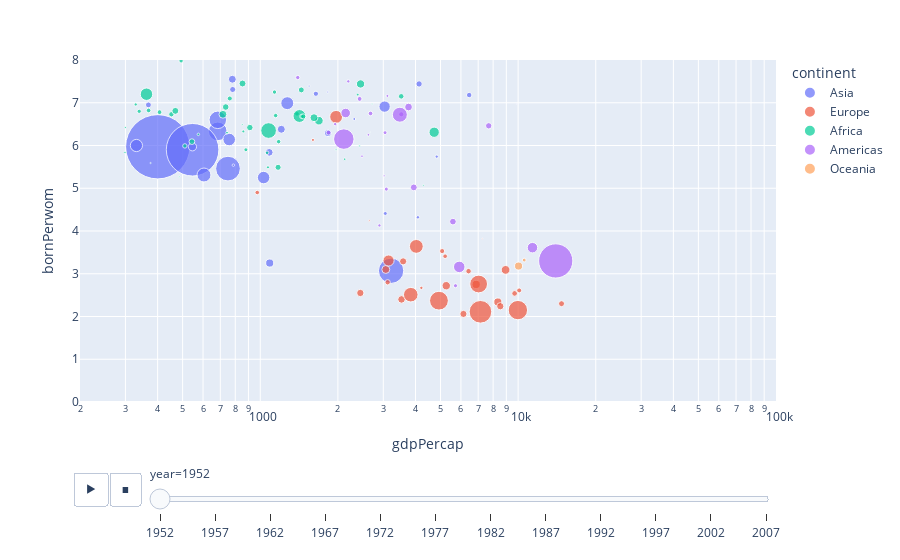

Here is the notebook cell this chart was saved with:
### Markdown cell above
### 3. Realice una animación del bubblechart anterior en el tiempo, considerando todos los años del dataset (A).

### Code cell
# para simular la animación del video, llamamos al dataframe completo 
# notemos que está incorporado en plotly express de forma nativa
# y añadimos la dimensión year como parámetro de animación

px.scatter(gapminderData, x="gdpPercap", y="bornPerwom", animation_frame="year", animation_group="country",
           size="pop", color="continent",hover_name="country", 
           log_x = True, 
           size_max=70, range_x=[200,100000], range_y=[0,8])

### Figure 1 — Plotly figure (JSON) as saved in the notebook; plotly's stock layout.template omitted (floating-point values rounded to 4 significant figures)
{"data": [{"hovertemplate": "<b>%{hovertext}</b><br><br>continent=Asia<br>year=1952<br>gdpPercap=%{x}<br>bornPerwom=%{y}<br>pop=%{marker.size}<extra></extra>", "hovertext": ["Afghanistan", "Bahrain", "Bangladesh", "Cambodia", "China", "Hong Kong", "India", "Indonesia", "Iran", "Iraq", "Israel", "Japan", "Jordan", "North Korea", "Kuwait", "Lebanon", "Malaysia", "Mongolia", "Myanmar", "Nepal", "Oman", "Pakistan", "Philippines", "Saudi Arabia", "Singapore", "South Korea", "Sri Lanka", "Syria", "Taiwan", "Thailand", "Vietnam", "Yemen"], "ids": ["Afghanistan", "Bahrain", "Bangladesh", "Cambodia", "China", "Hong Kong", "India", "Indonesia", "Iran", "Iraq", "Israel", "Japan", "Jordan", "North Korea", "Kuwait", "Lebanon", "Malaysia", "Mongolia", "Myanmar", "Nepal", "Oman", "Pakistan", "Philippines", "Saudi Arabia", "Singapore", "South Korea", "Sri Lanka", "Syria", "Taiwan", "Thailand", "Vietnam", "Yemen"], "legendgroup": "Asia", "marker": {"color": "#636efa", "size": [8425333, 120447, 46886859, 4693836, 556263528, 2125900, 372000000, 82052000, 17272000, 5441766, 1620914, 86459025, 607914, 8865488, 160000, 1439529, 6748378, 800663, 20092996, 9182536, 507833, 41346560, 22438691, 4005677, 1127000, 20947571, 7982342, 3661549, 8550362, 21289402, 26246839, 4963829], "sizemode": "area", "sizeref": 269100.0, "symbol": "circle"}, "mode": "markers", "name": "Asia", "orientation": "v", "showlegend": true, "type": "scatter", "x": [779.4, 9867.0, 684.2, 368.5, 400.4, 3054.0, 546.6, 749.7, 3035.0, 4130.0, 4087.0, 3217.0, 1547.0, 1088.0, 108400.0, 4835.0, 1831.0, 786.6, 331, 545.9, 1828.0, 684.6, 1273.0, 6460.0, 2315.0, 1031.0, 1084.0, 1643.0, 1207.0, 757.8, 605.1, 781.7], "xaxis": "x", "y": [7.55, 6.97, 6.33, 6.95, 5.97, 4.41, 5.9, 5.46, 6.91, 7.44, 4.32, 3.07, 7.39, 3.25, 7.21, 5.74, 6.29, 5.54, 6, 5.97, 7.25, 6.6, 6.99, 7.18, 6.62, 5.25, 5.84, 7.21, 6.38, 6.14, 5.31, 7.31], "yaxis": "y"}, {"hovertemplate": "<b>%{hovertext}</b><br><br>continent=Europe<br>year=1952<br>gdpPercap=%{x}<br>bornPerwom=%{y}<br>pop=%{marker.size}<extra></extra>", "hovertext": ["Albania", "Austria", "Belgium", "Bosnia and Herzegovina", "Bulgaria", "Croatia", "Czech Republic", "Denmark", "Finland", "France", "Germany", "Greece", "Hungary", "Iceland", "Ireland", "Italy", "Montenegro", "Netherlands", "Norway", "Poland", "Portugal", "Romania", "Serbia", "Slovak Republic", "Slovenia", "Spain", "Sweden", "Switzerland", "Turkey", "United Kingdom"], "ids": ["Albania", "Austria", "Belgium", "Bosnia and Herzegovina", "Bulgaria", "Croatia", "Czech Republic", "Denmark", "Finland", "France", "Germany", "Greece", "Hungary", "Iceland", "Ireland", "Italy", "Montenegro", "Netherlands", "Norway", "Poland", "Portugal", "Romania", "Serbia", "Slovak Republic", "Slovenia", "Spain", "Sweden", "Switzerland", "Turkey", "United Kingdom"], "legendgroup": "Europe", "marker": {"color": "#EF553B", "size": [1282697, 6927772, 8730405, 2791000, 7274900, 3882229, 9125183, 4334000, 4090500, 42459667, 69145952, 7733250, 9504000, 147962, 2952156, 47666000, 413834, 10381988, 3327728, 25730551, 8526050, 16630000, 6860147, 3558137, 1489518, 28549870, 7124673, 4815000, 22235677, 50430000], "sizemode": "area", "sizeref": 269100.0, "symbol": "circle"}, "mode": "markers", "name": "Europe", "orientation": "v", "showlegend": true, "type": "scatter", "x": [1601.0, 6137.0, 8343.0, 973.5, 2444.0, 3119.0, 6876.0, 9692.0, 6425.0, 7030.0, 7144.0, 3531.0, 5264.0, 7268.0, 5210.0, 4931.0, 2648.0, 8942.0, 10100.0, 4029.0, 3068.0, 3145.0, 3581.0, 5075.0, 4215.0, 3834.0, 8528.0, 14730.0, 1969.0, 9980.0], "xaxis": "x", "y": [6.13, 2.06, 2.34, 4.9, 2.55, 2.8, 2.75, 2.54, 3.06, 2.76, 2.11, 2.4, 2.72, 3.82, 3.41, 2.37, 4.24, 3.09, 2.61, 3.64, 3.1, 3.31, 3.29, 3.53, 2.67, 2.51, 2.24, 2.3, 6.67, 2.15], "yaxis": "y"}, {"hovertemplate": "<b>%{hovertext}</b><br><br>continent=Africa<br>year=1952<br>gdpPercap=%{x}<br>bornPerwom=%{y}<br>pop=%{marker.size}<extra></extra>", "hovertext": ["Algeria", "Angola", "Benin", "Botswana", "Burkina Faso", "Burundi", "Cameroon", "Central African Republic", "Chad", "Comoros", "Rep.Congo", "Cote d'Ivoire", "Djibouti", "Egypt", "Equatorial Guinea", "Eritrea", "Ethiopia", "Gabon", "Gambia", "Ghana", "Guinea", "Guinea+AC0-Bissau", "Kenya", "Lesotho", "Liberia", "Libya", "Madagascar", "Malawi", "Mali", "Mauritania", "Mauritius", "Morocco", "Mozambique", "Namibia", "Niger", "Nigeria", "Reunion", "Rwanda", "Sao Tome and Principe", "Senegal", "Sierra Leone", "Somalia", "South Africa", "Sudan", "Swaziland", "Tanzania", "Togo", "Tunisia", "Uganda", "Zambia", "Zimbabwe"], "ids": ["Algeria", "Angola", "Benin", "Botswana", "Burkina Faso", "Burundi", "Cameroon", "Central African Republic", "Chad", "Comoros", "Rep.Congo", "Cote d'Ivoire", "Djibouti", "Egypt", "Equatorial Guinea", "Eritrea", "Ethiopia", "Gabon", "Gambia", "Ghana", "Guinea", "Guinea+AC0-Bissau", "Kenya", "Lesotho", "Liberia", "Libya", "Madagascar", "Malawi", "Mali", "Mauritania", "Mauritius", "Morocco", "Mozambique", "Namibia", "Niger", "Nigeria", "Reunion", "Rwanda", "Sao Tome and Principe", "Senegal", "Sierra Leone", "Somalia", "South Africa", "Sudan", "Swaziland", "Tanzania", "Togo", "Tunisia", "Uganda", "Zambia", "Zimbabwe"], "legendgroup": "Africa", "marker": {"color": "#00cc96", "size": [9279525, 4232095, 1738315, 442308, 4469979, 2445618, 5009067, 1291695, 2682462, 153936, 854885, 2977019, 63149, 22223309, 216964, 1438760, 20860941, 420702, 284320, 5581001, 2664249, 580653, 6464046, 748747, 863308, 1019729, 4762912, 2917802, 3838168, 1022556, 516556, 9939217, 6446316, 485831, 3379468, 33119096, 257700, 2534927, 60011, 2755589, 2143249, 2526994, 14264935, 8504667, 290243, 8322925, 1219113, 3647735, 5824797, 2672000, 3080907], "sizemode": "area", "sizeref": 269100.0, "symbol": "circle"}, "mode": "markers", "name": "Africa", "orientation": "v", "showlegend": true, "type": "scatter", "x": [2449.0, 3521.0, 1063.0, 851.2, 543.3, 339.3, 1173.0, 1071.0, 1179.0, 1103.0, 2126.0, 1389.0, 2670.0, 1419.0, 375.6, 328.9, 362.1, 4293.0, 485.2, 911.3, 510.2, 299.9, 853.5, 298.8, 575.6, 2388.0, 1443.0, 369.2, 452.3, 743.1, 1968.0, 1688.0, 468.5, 2424.0, 761.9, 1077.0, 2719.0, 493.3, 879.6, 1450.0, 879.8, 1136.0, 4725.0, 1616.0, 1148.0, 716.7, 859.8, 1468.0, 734.8, 1147.0, 406.9], "xaxis": "x", "y": [7.44, 7.15, 5.83, 6.49, 6.09, 6.8, 5.49, 5.49, 6.09, 5.93, 5.68, 6.74, 6.31, 6.69, 5.59, 6.96, 7.2, 5.07, 5.27, 6.42, 5.99, 6.42, 7.45, 5.84, 6.26, 7.19, 7.3, 6.82, 6.73, 6.3, 5.9, 6.58, 6.81, 5.99, 7.1, 6.35, 6.97, 7.98, 6.2, 6.68, 5.9, 7.25, 6.31, 6.65, 6.7, 6.73, 6.33, 6.68, 6.9, 6.7, 6.78], "yaxis": "y"}, {"hovertemplate": "<b>%{hovertext}</b><br><br>continent=Americas<br>year=1952<br>gdpPercap=%{x}<br>bornPerwom=%{y}<br>pop=%{marker.size}<extra></extra>", "hovertext": ["Argentina", "Bolivia", "Brazil", "Canada", "Chile", "Colombia", "Costa Rica", "Cuba", "Dominican Republic", "Ecuador", "El Salvador", "Guatemala", "Haiti", "Honduras", "Jamaica", "Mexico", "Nicaragua", "Panama", "Paraguay", "Peru", "Puerto Rico", "Trinidad and Tobago", "United States", "Uruguay", "Venezuela"], "ids": ["Argentina", "Bolivia", "Brazil", "Canada", "Chile", "Colombia", "Costa Rica", "Cuba", "Dominican Republic", "Ecuador", "El Salvador", "Guatemala", "Haiti", "Honduras", "Jamaica", "Mexico", "Nicaragua", "Panama", "Paraguay", "Peru", "Puerto Rico", "Trinidad and Tobago", "United States", "Uruguay", "Venezuela"], "legendgroup": "Americas", "marker": {"color": "#ab63fa", "size": [17876956, 2883315, 56602560, 14785584, 6377619, 12350771, 926317, 6007797, 2491346, 3548753, 2042865, 3146381, 3201488, 1517453, 1426095, 30144317, 1165790, 940080, 1555876, 8025700, 2227000, 662850, 157553000, 2252965, 5439568], "sizemode": "area", "sizeref": 269100.0, "symbol": "circle"}, "mode": "markers", "name": "Americas", "orientation": "v", "showlegend": true, "type": "scatter", "x": [5911.0, 2677.0, 2109.0, 11370.0, 3940.0, 2144.0, 2627.0, 5587.0, 1398.0, 3522.0, 3048.0, 2428.0, 1840.0, 2195.0, 2899.0, 3478.0, 3112.0, 2480.0, 1952.0, 3759.0, 3082.0, 3023.0, 13990.0, 5717.0, 7690.0], "xaxis": "x", "y": [3.16, 6.75, 6.15, 3.61, 5.02, 6.76, 6.25, 4.22, 7.59, 6.73, 6.3, 7.09, 6.3, 7.5, 4.13, 6.72, 7.16, 5.75, 6.5, 6.9, 4.98, 5.29, 3.3, 2.72, 6.46], "yaxis": "y"}, {"hovertemplate": "<b>%{hovertext}</b><br><br>continent=Oceania<br>year=1952<br>gdpPercap=%{x}<br>bornPerwom=%{y}<br>pop=%{marker.size}<extra></extra>", "hovertext": ["Australia", "New Zealand"], "ids": ["Australia", "New Zealand"], "legendgroup": "Oceania", "marker": {"color": "#FFA15A", "size": [8691212, 1994794], "sizemode": "area", "sizeref": 269100.0, "symbol": "circle"}, "mode": "markers", "name": "Oceania", "orientation": "v", "showlegend": true, "type": "scatter", "x": [10040.0, 10560.0], "xaxis": "x", "y": [3.18, 3.32], "yaxis": "y"}], "layout": {"legend": {"itemsizing": "constant", "title": {"text": "continent"}, "tracegroupgap": 0}, "margin": {"t": 60}, "sliders": [{"active": 0, "currentvalue": {"prefix": "year="}, "len": 0.9, "pad": {"b": 10, "t": 60}, "steps": [{"args": [["1952"], {"frame": {"duration": 0, "redraw": false}, "fromcurrent": true, "mode": "immediate", "transition": {"duration": 0, "easing": "linear"}}], "label": "1952", "method": "animate"}, {"args": [["1957"], {"frame": {"duration": 0, "redraw": false}, "fromcurrent": true, "mode": "immediate", "transition": {"duration": 0, "easing": "linear"}}], "label": "1957", "method": "animate"}, {"args": [["1962"], {"frame": {"duration": 0, "redraw": false}, "fromcurrent": true, "mode": "immediate", "transition": {"duration": 0, "easing": "linear"}}], "label": "1962", "method": "animate"}, {"args": [["1967"], {"frame": {"duration": 0, "redraw": false}, "fromcurrent": true, "mode": "immediate", "transition": {"duration": 0, "easing": "linear"}}], "label": "1967", "method": "animate"}, {"args": [["1972"], {"frame": {"duration": 0, "redraw": false}, "fromcurrent": true, "mode": "immediate", "transition": {"duration": 0, "easing": "linear"}}], "label": "1972", "method": "animate"}, {"args": [["1977"], {"frame": {"duration": 0, "redraw": false}, "fromcurrent": true, "mode": "immediate", "transition": {"duration": 0, "easing": "linear"}}], "label": "1977", "method": "animate"}, {"args": [["1982"], {"frame": {"duration": 0, "redraw": false}, "fromcurrent": true, "mode": "immediate", "transition": {"duration": 0, "easing": "linear"}}], "label": "1982", "method": "animate"}, {"args": [["1987"], {"frame": {"duration": 0, "redraw": false}, "fromcurrent": true, "mode": "immediate", "transition": {"duration": 0, "easing": "linear"}}], "label": "1987", "method": "animate"}, {"args": [["1992"], {"frame": {"duration": 0, "redraw": false}, "fromcurrent": true, "mode": "immediate", "transition": {"duration": 0, "easing": "linear"}}], "label": "1992", "method": "animate"}, {"args": [["1997"], {"frame": {"duration": 0, "redraw": false}, "fromcurrent": true, "mode": "immediate", "transition": {"duration": 0, "easing": "linear"}}], "label": "1997", "method": "animate"}, {"args": [["2002"], {"frame": {"duration": 0, "redraw": false}, "fromcurrent": true, "mode": "immediate", "transition": {"duration": 0, "easing": "linear"}}], "label": "2002", "method": "animate"}, {"args": [["2007"], {"frame": {"duration": 0, "redraw": false}, "fromcurrent": true, "mode": "immediate", "transition": {"duration": 0, "easing": "linear"}}], "label": "2007", "method": "animate"}], "x": 0.1, "xanchor": "left", "y": 0, "yanchor": "top"}], "updatemenus": [{"buttons": [{"args": [null, {"frame": {"duration": 500, "redraw": false}, "fromcurrent": true, "mode": "immediate", "transition": {"duration": 500, "easing": "linear"}}], "label": "&#9654;", "method": "animate"}, {"args": [[null], {"frame": {"duration": 0, "redraw": false}, "fromcurrent": true, "mode": "immediate", "transition": {"duration": 0, "easing": "linear"}}], "label": "&#9724;", "method": "animate"}], "direction": "left", "pad": {"r": 10, "t": 70}, "showactive": false, "type": "buttons", "x": 0.1, "xanchor": "right", "y": 0, "yanchor": "top"}], "xaxis": {"anchor": "y", "domain": [0, 1], "range": [2.301, 5], "title": {"text": "gdpPercap"}, "type": "log"}, "yaxis": {"anchor": "x", "domain": [0, 1], "range": [0, 8], "title": {"text": "bornPerwom"}}}}
